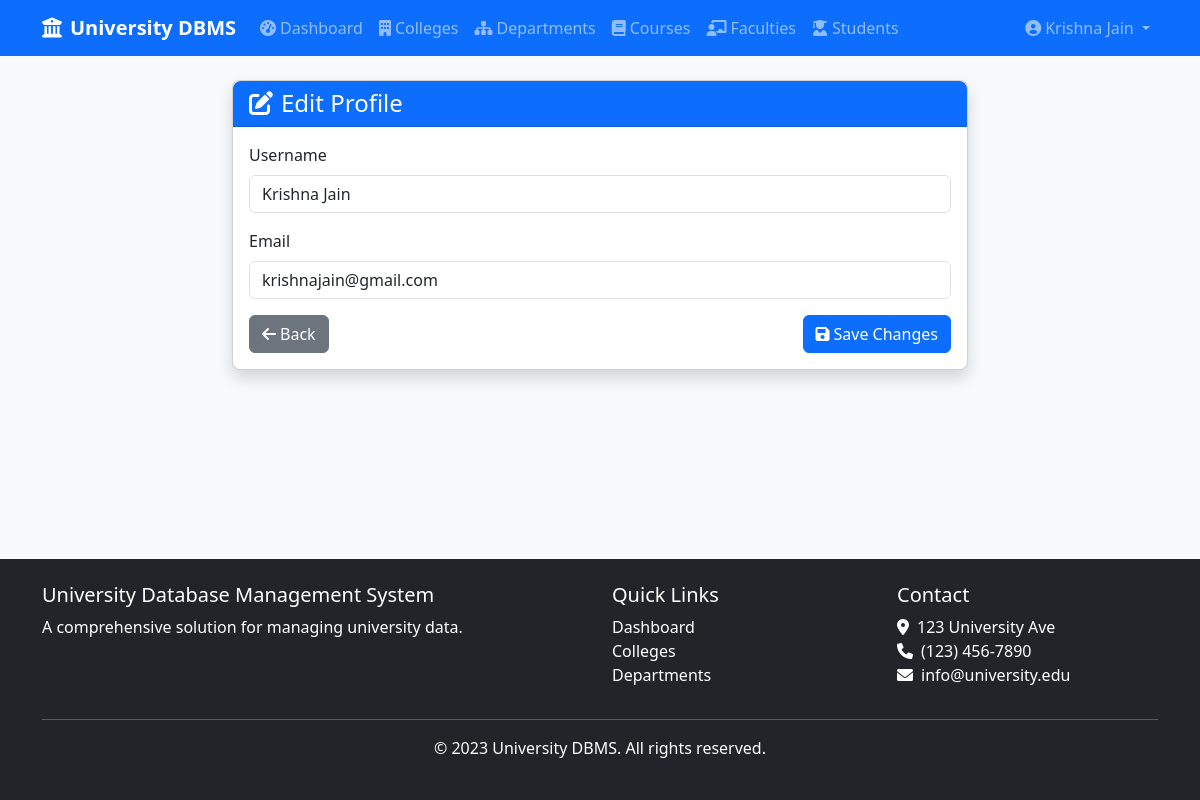
Page /profile/edit (signed in) on the earlier database version.
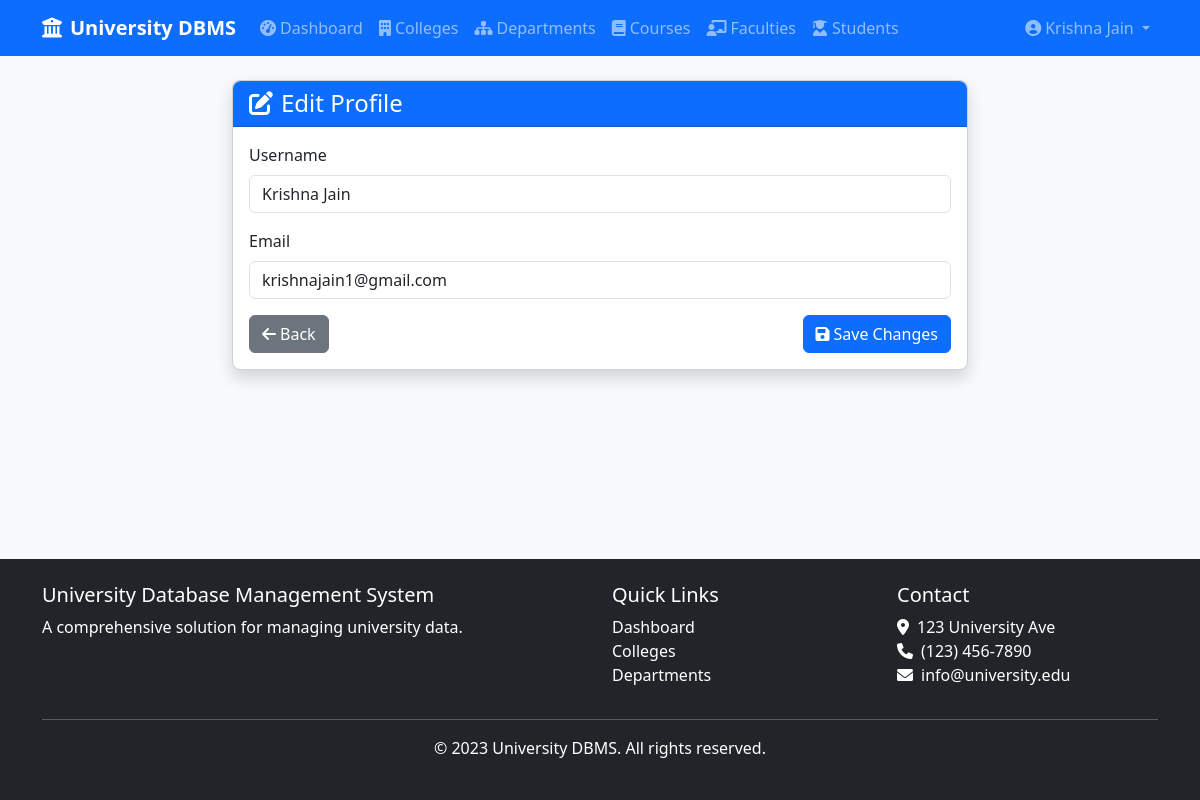
Same page on the later database version.
### app/models/user.py (models this page shows, shortened)
class User(UserMixin, db.Model):
    __tablename__ = 'users'
    id = db.Column(db.Integer, primary_key=True)
    username = db.Column(db.String(100), unique=True, nullable=False)
    email = db.Column(db.String(100), unique=True, nullable=False)
    password = db.Column(db.String(100), nullable=False)
    role = db.Column(db.String(20), nullable=False, default='user')  # 'admin' or 'user'
    created_at = db.Column(db.DateTime, default=datetime.utcnow)
    def is_admin(self):
        return self.role == 'admin'

### app/routes/user.py (the view, shortened to what this page needs)
@user.route('/profile/edit', methods=['GET', 'POST'])
@login_required
def edit_profile():
    return render_template('user/edit_profile.html')

### app/models/user.py (called while the page is built)
@login_manager.user_loader
def load_user(user_id):
    return User.query.get(int(user_id))

### app/templates/user/edit_profile.html (shortened to what this page needs)
{% extends "base.html" %}
{% block content %}
<div class="row justify-content-center">
    <div class="col-md-8">
        <div class="card shadow">
            <div class="card-header bg-primary text-white">
                <h4 class="mb-0"><i class="fas fa-edit me-2"></i>Edit Profile</h4>
            </div>
            <div class="card-body">
                <form method="POST" action="{{ url_for('user.edit_profile') }}">
                    <div class="mb-3">
                        <label for="username" class="form-label">Username</label>
                        <input type="text" class="form-control" id="username" name="username" value="{{ current_user.username }}" required>
                    </div>
                    <div class="mb-3">
                        <label for="email" class="form-label">Email</label>
                        <input type="email" class="form-control" id="email" name="email" value="{{ current_user.email }}" required>
                    </div>
                    <div class="d-flex justify-content-between">
                        <a href="{{ url_for('user.profile') }}" class="btn btn-secondary">
                            <i class="fas fa-arrow-left me-1"></i>Back
                        </a>
                        <button type="submit" class="btn btn-primary">
                            <i class="fas fa-save me-1"></i>Save Changes
                        </button>
                    </div>
                </form>
            </div>
        </div>
    </div>
</div>
{% endblock %}

### app/templates/base.html (shortened to what the changed rows need)
<!DOCTYPE html>
<html lang="en">
<head>
    <link href="https://cdn.jsdelivr.net/npm/bootstrap@5.3.0-alpha1/dist/css/bootstrap.min.css" rel="stylesheet">
    <link rel="stylesheet" href="https://cdnjs.cloudflare.com/ajax/libs/font-awesome/6.0.0/css/all.min.css">
    <link rel="stylesheet" href="{{ url_for('static', filename='css/style.css') }}">
</head>
<body>
    <div class="content-wrapper">
        <header>
            <nav class="navbar navbar-expand-lg navbar-dark bg-primary">
                <div class="container">
                    <div class="collapse navbar-collapse" id="navbarNav">
                        <ul class="navbar-nav">
                            {% if current_user.is_authenticated %}
                                <li class="nav-item dropdown">
                                    <a class="nav-link dropdown-toggle" href="#" id="navbarDropdown" role="button" data-bs-toggle="dropdown">
                                        <i class="fas fa-user-circle me-1"></i>{{ current_user.username }}
                                    </a>
                                </li>
                            {% endif %}
                        </ul>
                    </div>
                </div>
            </nav>
        </header>
        <main class="container py-4">
            {% block content %}{% endblock %}
        </main>
    </div>

Differences in the rows shown:
changed User "Krishna Jain": email "krishnajain@gmail.com" → "krishnajain1@gmail.com"
